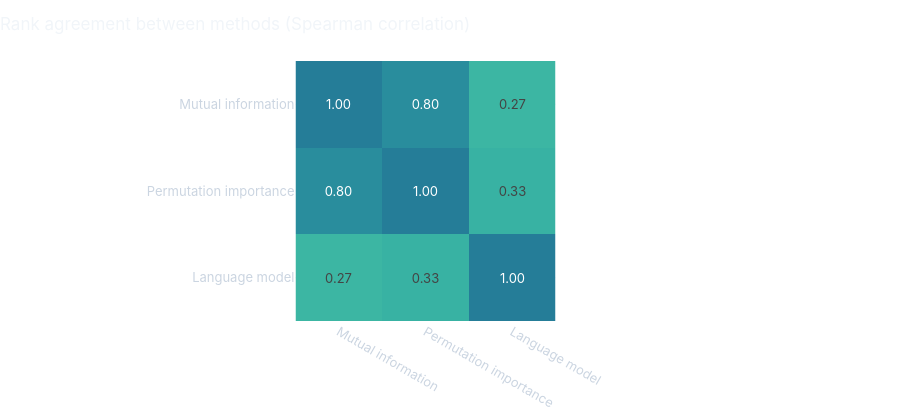

Notebook cell for this chart:
### Code cell
corr = rankings.corr(method="spearman")
corr_fig = px.imshow(
    corr, text_auto=".2f", zmin=-1, zmax=1, color_continuous_scale="Tealgrn",
    title="Rank agreement between methods (Spearman correlation)",
)
corr_fig.update_layout(coloraxis_showscale=False, height=420)
corr_fig.show()

### Figure 1 — Plotly figure (JSON) as saved in the notebook; plotly's stock layout.template omitted (floating-point values rounded to 4 significant figures)
{"data": [{"coloraxis": "coloraxis", "hovertemplate": "x: %{x}<br>y: %{y}<br>color: %{z}<extra></extra>", "name": "0", "texttemplate": "%{z:.2f}", "type": "heatmap", "x": ["Mutual information", "Permutation importance", "Language model"], "xaxis": "x", "y": ["Mutual information", "Permutation importance", "Language model"], "yaxis": "y", "z": [[1.0, 0.8022, 0.2659], [0.8022, 1.0, 0.3319], [0.2659, 0.3319, 1.0]]}], "layout": {"coloraxis": {"autocolorscale": false, "cmax": 1, "cmin": -1, "colorscale": [[0.0, "rgb(176, 242, 188)"], [0.1667, "rgb(137, 232, 172)"], [0.3333, "rgb(103, 219, 165)"], [0.5, "rgb(76, 200, 163)"], [0.6667, "rgb(56, 178, 163)"], [0.8333, "rgb(44, 152, 160)"], [1.0, "rgb(37, 125, 152)"]], "showscale": false}, "height": 420, "title": {"text": "Rank agreement between methods (Spearman correlation)"}, "xaxis": {"anchor": "y", "constrain": "domain", "domain": [0.0, 1.0], "scaleanchor": "y"}, "yaxis": {"anchor": "x", "autorange": "reversed", "constrain": "domain", "domain": [0.0, 1.0]}}}
